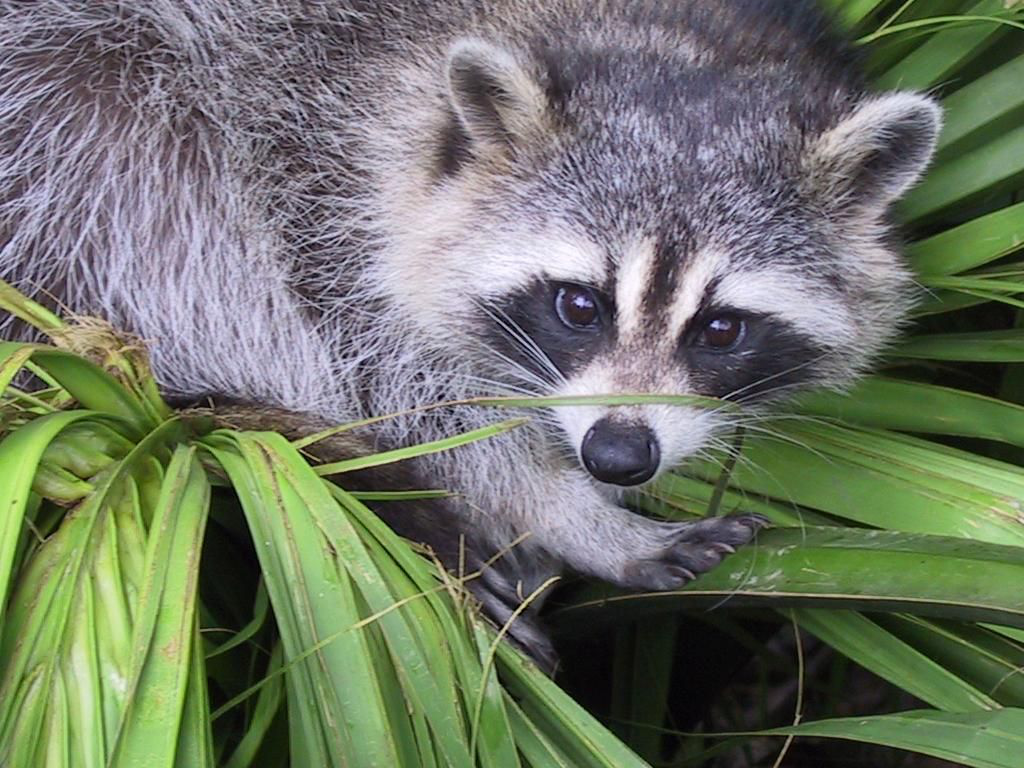
#> input picture Sprint 3/Homothéties/racoon.png, 1024 x 768 px
$ python 'Homothéties_Centre_O_Romain_1sqrt2.py'
#> lines starting #> are read from the running program, lines starting #| are printed output that depends on the picture
"HomothÃ©tie de centre o et de rapport 1/sqrt(2)"
import numpy as np
import matplotlib.pyplot as plt

racoon = plt.imread('racoon.png','PNG')
#> racoon is the input picture: shape (768, 1024, 3) float32; mean R, G, B 0.434, 0.462, 0.401

racoonbis = racoon.copy() * 0
#> racoonbis: shape (768, 1024, 3) float32; every value is 0
I = np.arange(768)
J = np.arange(1024)
for ibiscus in I:
    for jbiscus in J:
        xbiscus = jbiscus
        ybiscus = 768 - 1 - ibiscus
        mat = np.array([[2.0/np.sqrt(2),0], [0, 2.0/np.sqrt(2)]]).dot(np.array([[xbiscus],[ybiscus]])) - np.array([[0],[0]])
        i = int(767 - mat[1])
        j = int(mat[0])
        if (i > 0 and j > 0 and i <= 767 and j<= 1023):
            racoonbis[ibiscus,jbiscus] = racoon[i,j]
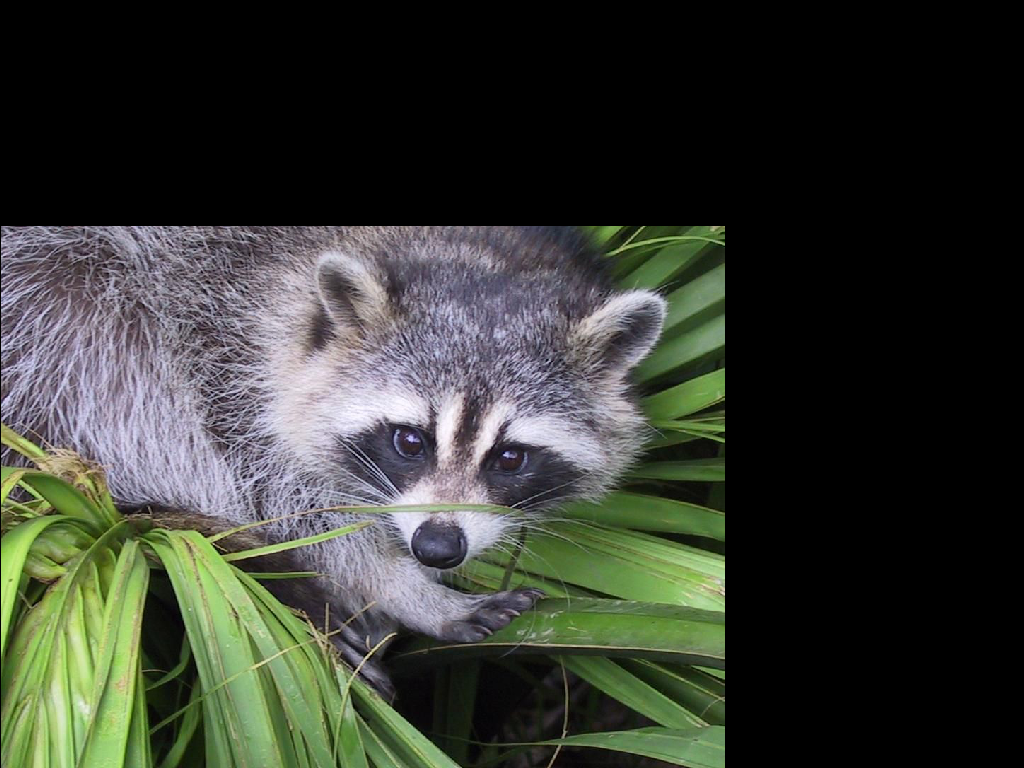
#> racoonbis: shape (768, 1024, 3) float32; mean R, G, B 0.217, 0.23, 0.2

plt.imshow(racoonbis)
plt.imsave("racoonnnnHomothetie.png", racoonbis)
